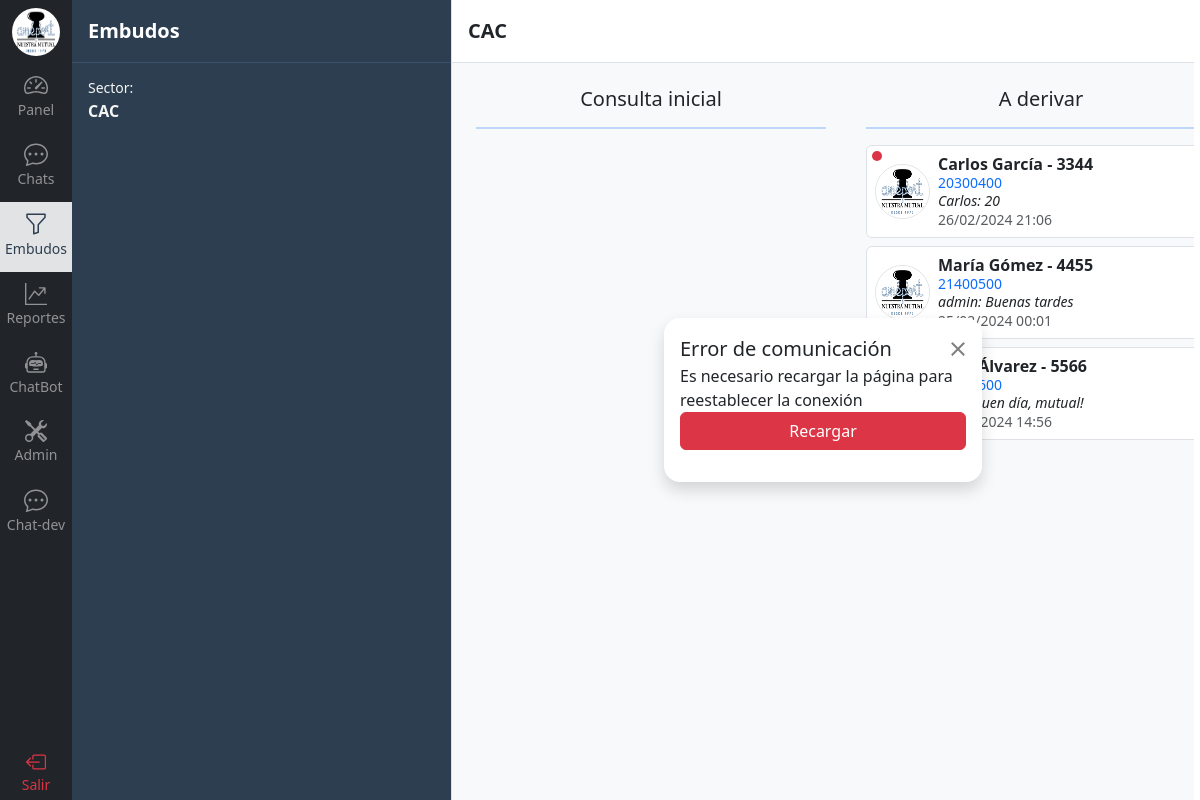
Page /contacto/embudo/2/ (signed in) on the committed database.
### chat/models.py (models this page shows, shortened)
class Sector(models.Model):
    nombre = models.CharField(max_length=100)
    def __str__(self):
        return self.nombre
    class Meta:
        verbose_name_plural = 'Sectores'

class SectorTarea(models.Model):
    sector = models.ForeignKey(Sector, on_delete=models.CASCADE)
    nombre = models.CharField(max_length=100)
    activo = models.BooleanField(default=True)  # Para que no se pierda las asignadas a un mensaje anterior si sacan una tarea
    orden = models.PositiveIntegerField(null=True, blank=True)
    def __str__(self):
        return self.nombre
    class Meta:
        verbose_name_plural = 'Sectores tareas'

class ContactoTarea(models.Model):
    contacto_integracion = models.ForeignKey(ContactoIntegracion, related_name='contacto_tareas', on_delete=models.CASCADE)
    sector_tarea = models.ForeignKey(SectorTarea, on_delete=models.CASCADE)
    usuario = models.ForeignKey(Usuario, on_delete=models.CASCADE, null=True)
    fecha_hora = models.DateTimeField(auto_now_add=True)
    class Meta:
        verbose_name_plural = 'Contactos tareas'

class ContactoIntegracion(models.Model):
    contacto = models.ForeignKey(Contacto, related_name='contacto_integraciones', on_delete=models.CASCADE)
    integracion = models.ForeignKey(Integracion, on_delete=models.CASCADE)
    class Meta:
        verbose_name_plural = 'Contactos integraciones'

class Contacto(models.Model):
    nombre = models.CharField(max_length=100, null=True)
    apellido = models.CharField(max_length=100, null=True)
    dni = models.CharField(max_length=11, null=True)
    telefono = models.CharField(max_length=30)
    email = models.EmailField(max_length=60, null=True)
    empresa = models.CharField(max_length=100, null=True)
    nro_socio = models.PositiveIntegerField(null=True)

class Mensaje(models.Model):
    contacto_integracion = models.ForeignKey(ContactoIntegracion, related_name='mensajes', on_delete=models.CASCADE)
    usuario = models.ForeignKey(Usuario, related_name='mensajes', on_delete=models.CASCADE, blank=True, null=True)
    contenido = models.TextField()
    id_integracion = models.CharField(max_length=36, null=True, blank=True)  # ID del mensaje de la integración para citarlo
    mensaje_citado = models.ForeignKey('self', related_name='mensajes_citados', on_delete=models.CASCADE, blank=True, null=True)
    recibido = models.DateTimeField(null=True)  # Verificar con la API
    leido = models.DateTimeField(null=True)  # Verificar con la API
    fecha_hora = models.DateTimeField(auto_now_add=True)
    class Meta:
        ordering = ('fecha_hora',)
        verbose_name_plural = 'Mensajes'

### usuario/models.py (models this page shows)
class Usuario(AbstractUser):
    perfil = models.ForeignKey(Perfil, related_name="usuarios",on_delete=models.CASCADE, null=True, blank=True)
    class Meta:
        verbose_name_plural = 'Usuarios'
    def __str__(self):
        return self.username
    def sectores_permitidos(self):
        if self.perfil:
            return self.perfil.perfiles_sectores.first().sectores.all()

### chat/views.py (the view)
# urls.py: path('embudo/<int:id>/', views.embudo, name='embudo'),
@login_required
def embudo(request, id):
    sector = get_object_or_404(Sector, id=id)
    sectores_permitidos = request.user.sectores_permitidos()
    if not sector in sectores_permitidos:
        return render(request, 'restringido.html',)
    sector_tareas = SectorTarea.objects.filter(sector=sector).prefetch_related('contactotarea_set__contacto_integracion__mensajes').all().order_by('orden')
    '''
    # ¿Mejora la performance si se obtiene el último mensaje en la vista en lugar de pasarle todos los mensajes al template?
    # Agregar el último mensaje a cada Contacto
    for sector_tarea in sector_tareas:
        for contacto_tarea in sector_tarea.contactotarea_set.all():
            last_message = contacto_tarea.contacto.messages.order_by('-fecha_hora').first()
            contacto_tarea.last_message = last_message
    '''
    context = {'embudo': sector, 'embudos': sectores_permitidos, 'sector_tareas': sector_tareas, 'debug': DEBUG}
    return render(request, 'chat/embudos.html', context)

### templates/chat/embudos.html (shortened to what this page needs)
{% extends 'base.html' %}
{% load static %}
{% load humanize %}
{% block content %}
{% include 'navbar.html' %}
<div class="d-flex flex-column align-items-stretch flex-shrink-0 bg-union border-end scroll-union" style="width: 380px;">
    <div href="/" class="d-flex align-items-center flex-shrink-0 p-3 link-body-emphasis text-decoration-none border-bottom border-union">
      <span class="fs-5 fw-semibold text-white">Embudos</span>
    </div>
    <div class="list-group list-group-flush overflow-y-scroll h-100">
      {% for embudo in embudos %}
        <a href="{% url 'contacto:embudo' embudo.id %}" class="list-group-item card-union py-3 lh-sm">
          <div class="col-10 mb-1 small">Sector:</div>
          <div class="d-flex w-100 align-items-center justify-content-between">
            <strong class="mb-1">{{ embudo.nombre }} </strong>
          </div>
        </a>
      {% endfor %}
    </div>
</div>
{% if embudo %}
  {% include 'chat/components/embudo_por_tarea.html' %}
{% else %}
  <div class="flex-grow-1 d-flex align-items-center justify-content-center bg-body-tertiary">
    <p class="text-secondary">Seleccione un embudo para ver los mensajes</p>
  </div>
{% endif %}
{% endblock %}

### templates/chat/components/embudo_por_tarea.html (shortened to what this page needs)
{% load static %}
{% load humanize %}
<div class="d-flex flex-column bg-body-tertiary position-relative">
    <div class="d-flex align-items-center gap-3 text-decoration-none p-3 border-bottom bg-white" style="height: 63px">
      <div>
        <h5 class="m-0 fs-5 fw-semibold">{{ embudo.nombre }}</h5>
      </div>
    </div>
    <div class="d-flex p-2 gap-2 bg-body-tertiary overflow-auto" data-sector="{{ embudo.id }}" style="width: calc(100vw - 458px); height: calc(100vh - 63px);">
        {% for sector_tarea in sector_tareas %}
        <div class="d-flex flex-column p-3">
            <h5 class="text-center m-0">{{ sector_tarea }}</h5>
            <hr class="border-primary border-2">
            <div class="d-flex flex-column gap-2" style="width: 350px;" data-sector_tarea="{{ sector_tarea.id }}">
                {% for contacto_tarea in sector_tarea.contactotarea_set.all %}
                    {% with contacto_integracion=contacto_tarea.contacto_integracion %}
                        <div class="usi-card d-flex gap-2 bg-white lh-sm border rounded position-relative" data-contacto="{{ contacto_integracion.id }}">
                            <a href="{% url 'contacto:chat' contacto_integracion.id %}" class="d-flex gap-2 list-group-item p-2 position-relative w-100" data-slug>
                                <div class="d-flex justify-content-center align-items-center position-relative">
                                    <img src="{% static 'img/logo.png' %}" alt="mdo" width="55" height="55" class="rounded-circle border" data-thumbnail>
                                </div>
                                <div class="w-100">
                                    <div class="d-flex justify-content-between">
                                        <div class="d-flex flex-column pe-2">
                                            {% if contacto_integracion.contacto.nombre %}
                                            <strong data-cabecera>{{ contacto_integracion.contacto.nombre }} {{ contacto_integracion.contacto.apellido}} - {{ contacto_integracion.contacto.nro_socio }}</strong>
                                            {% else %}
                                            <strong data-cabecera>{{ contacto_integracion.contacto.telefono }}</strong>
                                            {% endif %}
                                            <small class="text-primary" data-dni>{{ contacto_integracion.contacto.dni }}</small>
                                        </div>
                                    </div>
                                    {% with ultimo_mensaje=contacto_integracion.mensajes.last %}
                                    {% if not ultimo_mensaje.usuario %}
                                        <div style="width: 10px; height: 10px; top:5px; left:5px;" class="bg-danger rounded-circle position-absolute" data-no_leido></div>
                                    {% endif %}
                                    <div class="col-12">
                                        <p class="mb-0 small fst-italic" >
                                            <span data-usuario>
                                                {% if ultimo_mensaje.usuario %}
                                                    {{ ultimo_mensaje.usuario }}:
                                                {% else %}
                                                    {{ contacto_integracion.contacto.nombre }}:
                                                {% endif %}
                                            </span>
                                            <span data-mensaje>{{ ultimo_mensaje.contenido|truncatechars:50 }}</span>
                                        </p>
                                        <small class="text-body-secondary flex-end" data-fecha>
                                            {% now "d/m/Y" as todays_date %}
                                            {% if todays_date == ultimo_mensaje.fecha_hora|date:"d/m/Y" %}
                                                {{ ultimo_mensaje.fecha_hora|date:"d/m/Y H:i" }}
                                            {% else %}
                                                {{ ultimo_mensaje.fecha_hora|date:"d/m/Y H:i" }}
                                            {% endif %}
                                        </small>
                                    </div>
                                    {% endwith %}
                                </div>
                            </a>
                            <div class="dropdown position-absolute top-0 end-0">
                                <button class="btn py-0 px-2 dropdown-toggle" type="button" data-bs-toggle="dropdown" aria-expanded="false" style="border: none !important; outline: none;"></button>
                            </div>
                        </div>
                    {% endwith %}
                {% endfor %}
            </div>
        </div>
        {% endfor %}
    </div>
    <div id="box-error" class="modal-dialog position-absolute z-3 d-flex d-none" role="document" style="width: 350px; top: 50%; left: 50%; transform: translate(-50%, -50%);">
        <div class="modal-content rounded-4 shadow bg-white m-3 p-3" >
            <div class="modal-header border-bottom-0">
            <h1 class="modal-title fs-5">Error de comunicación</h1>
            <button type="button" class="btn-close" data-bs-close="modal"></button>
            </div>
            <div class="modal-body py-0">
            </div>
            <div class="modal-footer flex-column align-items-stretch w-100 gap-2 pb-3 border-top-0">
            <a href="{{ request.path }}" class="btn btn-danger">Recargar</a>
            </div>
        </div>
    </div>
</div>

### static/css/style.css (style rules this page uses)
:root { --primary-color: rgb(44, 62, 80); --primary-hover-color: #3c5268; --primary-light-color: rgb(80, 107, 133); --secondary-color: #FFFFFF; --secondary-light-color: #dee2e7; }
.usi-card { width: 350px; }
.bg-union { background-color: var(--primary-color); color: #f5f5f5; }
.card-union { background-color: var(--primary-color); color: #f5f5f5; }
.list-group-item { border-color: var(--primary-hover-color); }
.border-union { border-bottom-color: var(--primary-hover-color) !important; }

### rows in the picture
Sector: nombre "CAC"
SectorTarea: nombre "Consulta inicial"
SectorTarea: nombre "A derivar"
ContactoTarea: contacto_integracion.contacto.nombre "Carlos", contacto_integracion.contacto.apellido "García", contacto_integracion.contacto.nro_socio "3344", contacto_integracion.contacto.dni "20300400"
Mensaje: contenido "20", fecha_hora "26/02/2024 21:06"
ContactoTarea: contacto_integracion.contacto.nombre "María", contacto_integracion.contacto.apellido "Gómez", contacto_integracion.contacto.nro_socio "4455", contacto_integracion.contacto.dni "21400500"
Mensaje: usuario "admin", contenido "Buenas tardes", fecha_hora "25/02/2024 00:01"
ContactoTarea: contacto_integracion.contacto.apellido "Álvarez", contacto_integracion.contacto.nro_socio "5566"
Mensaje: contenido "Buen día, mutual!", fecha_hora "27/02/2024 14:56"
